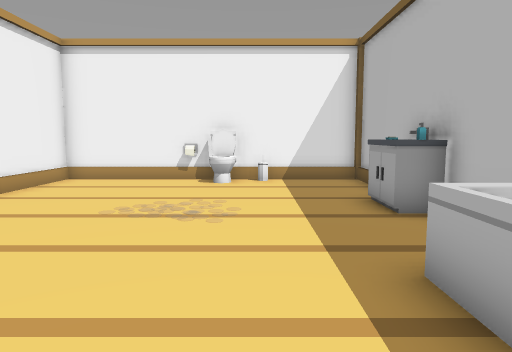
view 1 (above)

24 first-person views from a walk through a scene from a Unity 3-D project. The camera is 1.4 m above the floor, tilts 6° down and sees 70° across. The floor is counted in squares, 1 m on a side. Each view is taken from the middle of a square. On the plan, view 1 faces up. The plan holds only what a view shows up to about 16 squares ahead; the rest is blank. The place goes on beyond the plan.

view 2
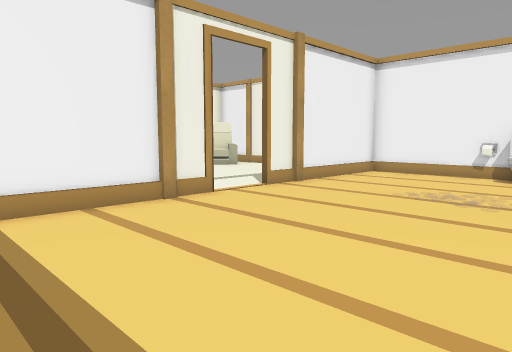

view 3
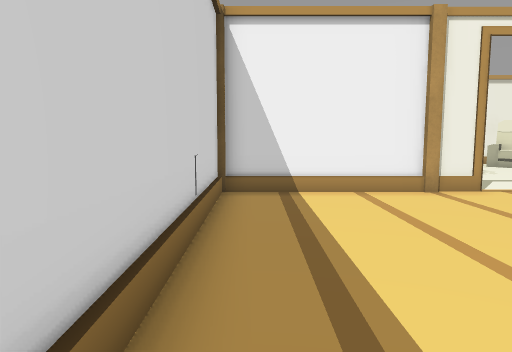

view 4
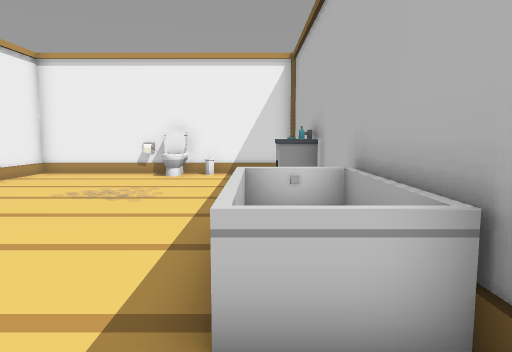

view 5
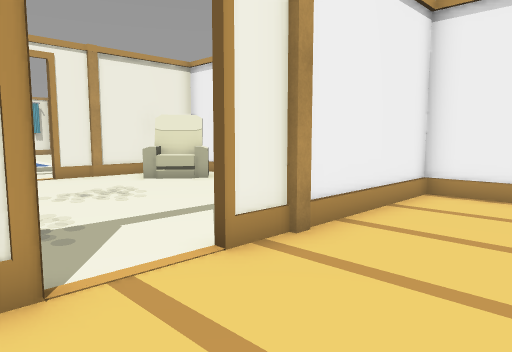

view 6
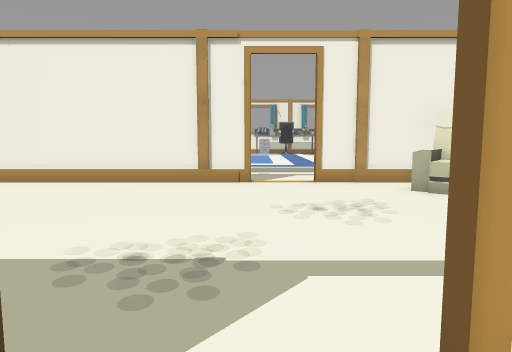

view 7
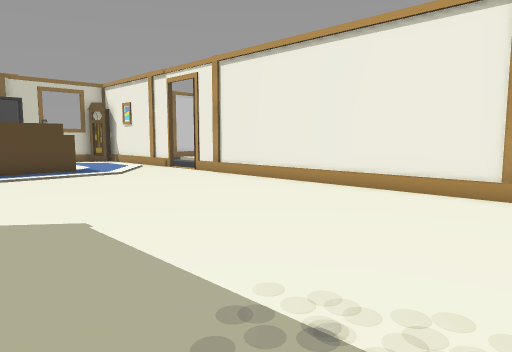

view 8
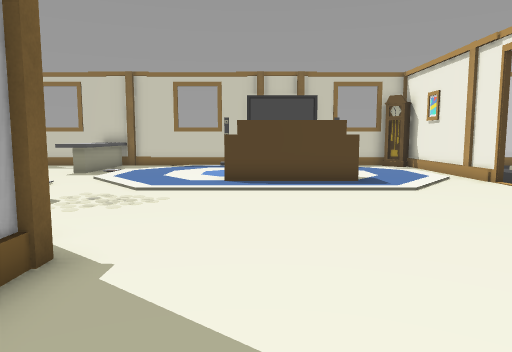

view 9
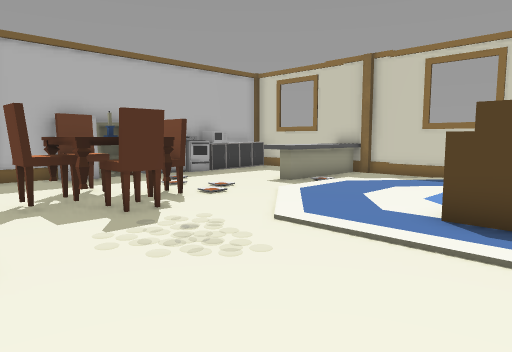

view 10
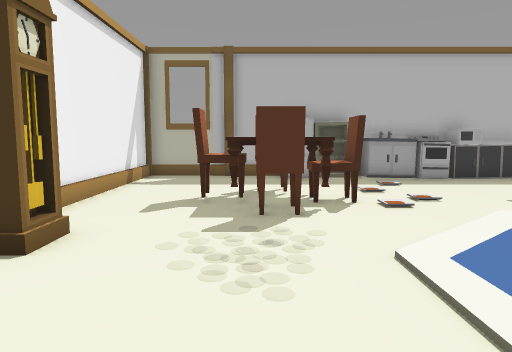

view 11
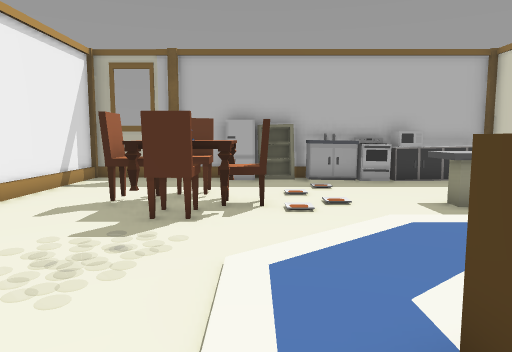

view 12
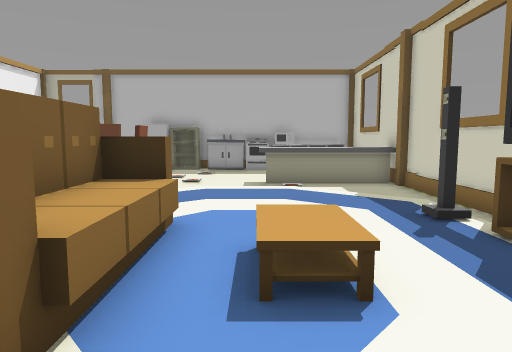

view 13
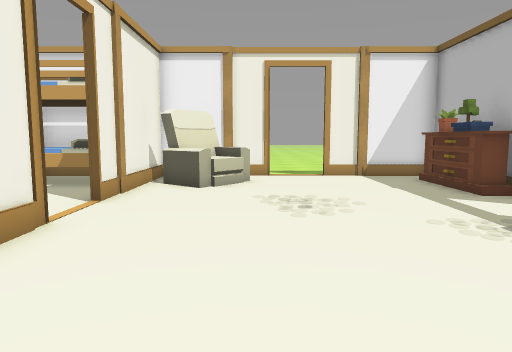

view 14
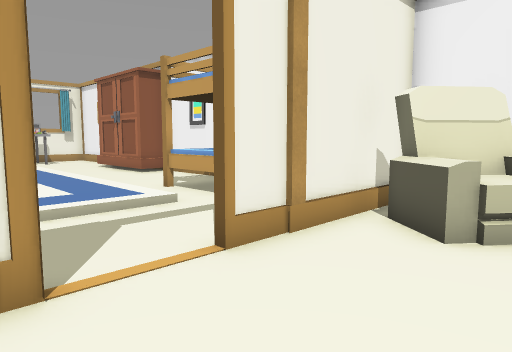

view 15
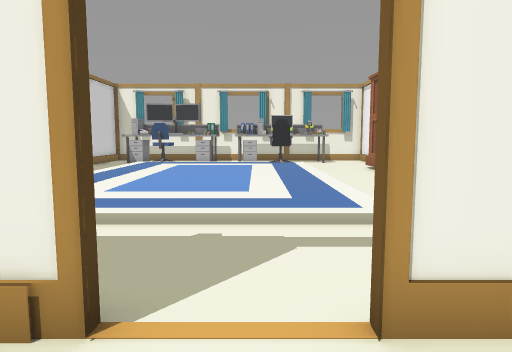

view 16
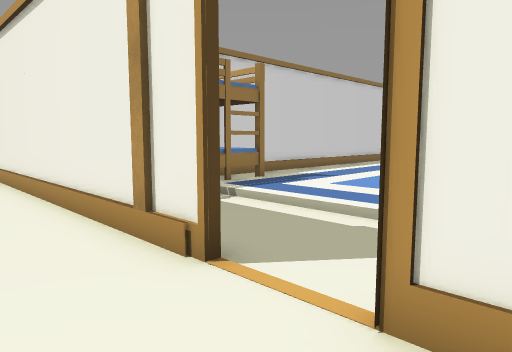

view 17
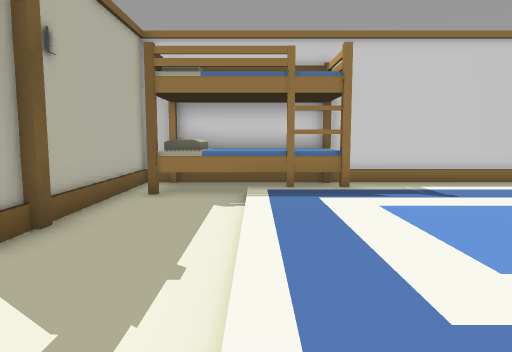

view 18
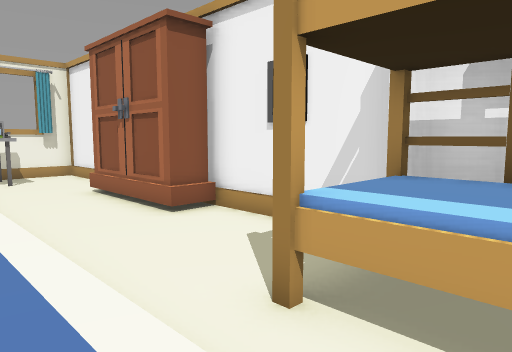

view 19
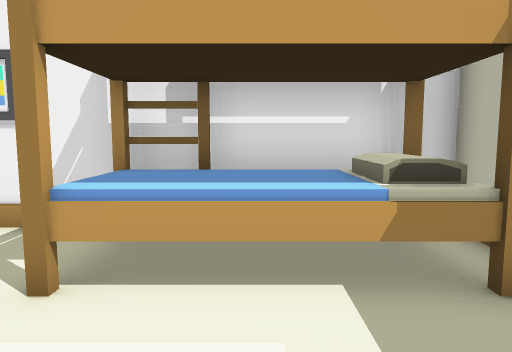

view 20
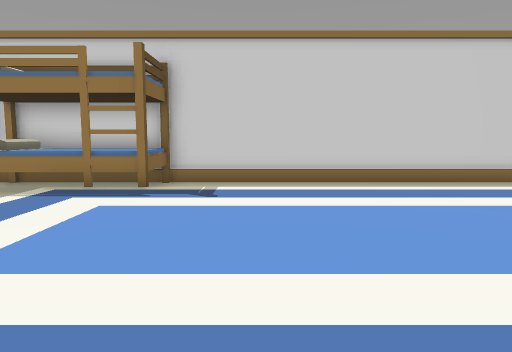

view 21
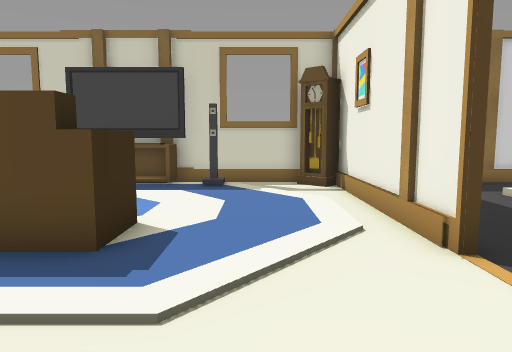

view 22
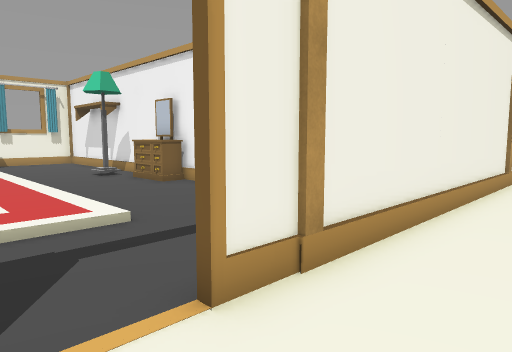

view 23
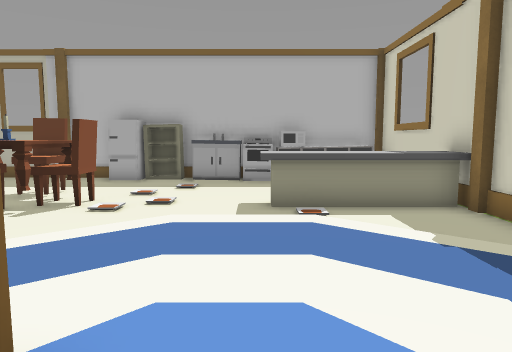

view 24
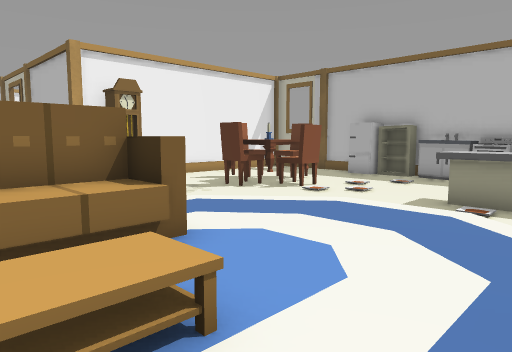

### Floor plan
Key: @ floor where view 1 was taken; # wall or solid block; . main floor; : floor 0.25 m higher than the main floor; / step, stairs or slope; = window, fence, low wall or low ledge; T toilet; C cabinet; H chair; B bed; S sofa; F fridge; U cupboard; L clock; A TV; E table; W wardrobe; R dresser; M lamp; O other object.
Columns run from 30 left of view 1 to 4 right of it. Each row starts with its distance up from view 1.
 12    W####BBBBBB#HH#..########TTT####
 11 W##W....BBBBBBHHHH.....#.....T....#
 10 ........BBBBBBHHH......#..........#
  9 ..............#H.......#..........#
  8  :::::::::/..##........##........##
  7  :::::::::/..##.........#........C#
  6  :::::::::/.............#.........#
  5  :::::::::/.......................#
  4  :::::::::/...#.................. #
  3  :::::::::/...#.........#.......==
  2 ::::::::::/...#.........#.......==
  1 ::::::::::/...#........ #.......==
  0 ////////BBBBBB#........ #.....@.==#
 -1 ........BBBBBB..........#.......
 -2 ........BBBBBB#.........#.........
 -3 ###RRR###     #.........###########
 -4 .M.......     #.........#L........#
 -5 ..........    #...................#
 -6 ............  #.............HH....#
 -7 ///////////.. #...........HHOHH...#
 -8    :::::::/...#............HOHH..F#
 -9         ::/.................H....O
-10              .....SSSSS..........##
-11             ..#...SSSSS..........C#
-12             . #....SSS...........C#
-13            .. #.............OO..OO#
-14           /.  #....OO.......OO...O
-15           /.  #.............OO...O
-16           .   #..#....#.....OO   U
-17              ###..AEEE.....#OO   U#

Positions as (right, up) in squares from view 1, and headings:
1: (0, 0), facing up
2: (1, -2), facing up-left
3: (3, -2), facing left
4: (2, -2), facing up
5: (-3, 3), facing up-left
6: (-5, 5), facing left
7: (-7, 5), facing down-left
8: (-9, 1), facing down
9: (-10, -4), facing down-right
10: (-10, -7), facing right
11: (-10, -9), facing right
12: (-14, -13), facing right
13: (-13, -1), facing up
14: (-13, 4), facing up-left
15: (-14, 6), facing left
16: (-14, 8), facing down-left
17: (-20, 9), facing down
18: (-20, 7), facing up-left
19: (-20, 6), facing up
20: (-25, 9), facing down
21: (-14, -6), facing down
22: (-14, -10), facing up-left
23: (-10, -13), facing right
24: (-11, -16), facing up-right
